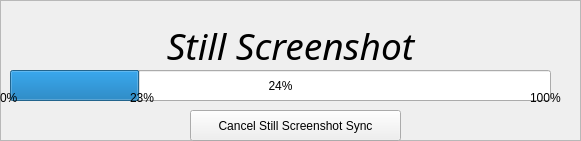
            <widget class="QFrame" name="stillscreenshot_frame">
             <property name="geometry">
              <rect>
               <x>140</x>
               <y>30</y>
               <width>581</width>
               <height>141</height>
              </rect>
             </property>
             <property name="frameShape">
              <enum>QFrame::StyledPanel</enum>
             </property>
             <property name="frameShadow">
              <enum>QFrame::Raised</enum>
             </property>
             <widget class="QProgressBar" name="stillscreenshot_progressBar">
              <property name="geometry">
               <rect>
                <x>10</x>
                <y>70</y>
                <width>541</width>
                <height>31</height>
               </rect>
              </property>
              <property name="value">
               <number>24</number>
              </property>
             </widget>
             <widget class="QPushButton" name="stillscreenshot_pushButton">
              <property name="geometry">
               <rect>
                <x>190</x>
                <y>110</y>
                <width>211</width>
                <height>31</height>
               </rect>
              </property>
              <property name="sizePolicy">
               <sizepolicy hsizetype="Minimum" vsizetype="Expanding">
                <horstretch>0</horstretch>
                <verstretch>0</verstretch>
               </sizepolicy>
              </property>
              <property name="text">
               <string>Cancel Still Screenshot Sync</string>
              </property>
             </widget>
             <widget class="QLabel" name="stillscreenshot_label_0">
              <property name="geometry">
               <rect>
                <x>0</x>
                <y>90</y>
                <width>21</width>
                <height>16</height>
               </rect>
              </property>
              <property name="text">
               <string>0%</string>
              </property>
             </widget>
             <widget class="QLabel" name="stillscreenshot_label_100">
              <property name="geometry">
               <rect>
                <x>530</x>
                <y>90</y>
                <width>41</width>
                <height>16</height>
               </rect>
              </property>
              <property name="text">
               <string>100%</string>
              </property>
             </widget>
             <widget class="QLabel" name="stillscreenshot_label_cur">
              <property name="geometry">
               <rect>
                <x>130</x>
                <y>90</y>
                <width>31</width>
                <height>16</height>
               </rect>
              </property>
              <property name="text">
               <string>23%</string>
              </property>
             </widget>
             <widget class="QLabel" name="stillscreenshot_label">
              <property name="geometry">
               <rect>
                <x>0</x>
                <y>30</y>
                <width>581</width>
                <height>31</height>
               </rect>
              </property>
              <property name="font">
               <font>
                <family>Avenir Next Condensed</family>
                <pointsize>28</pointsize>
                <italic>true</italic>
               </font>
              </property>
              <property name="text">
               <string>Still Screenshot</string>
              </property>
              <property name="alignment">
               <set>Qt::AlignCenter</set>
              </property>
             </widget>
            </widget>
